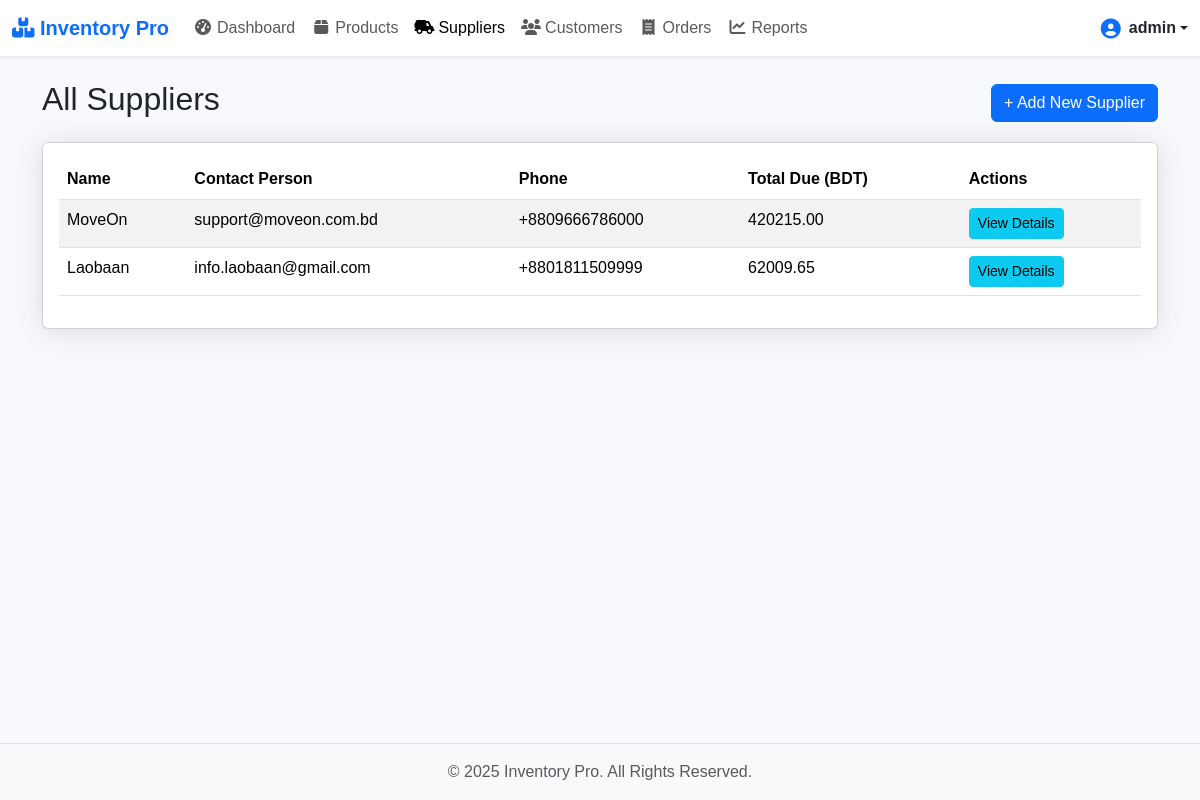
The page /suppliers (signed in) on the database its author committed.
### models/user.py (models this page shows, shortened)
class User(UserMixin, db.Model):
    id = db.Column(db.Integer, primary_key=True)
    username = db.Column(db.String(100), unique=True, nullable=False)
    password_hash = db.Column(db.String(200), nullable=False)
    role = db.Column(db.String(50), nullable=False, default='user') # মাল্টি-ইউজার এর জন্য
    email = db.Column(db.String(120), unique=True, nullable=False)
    password_hash = db.Column(db.String(200), nullable=False)
    is_verified = db.Column(db.Boolean, nullable=False, default=False)
    otp = db.Column(db.String(6), nullable=True)
    otp_expiry = db.Column(db.DateTime, nullable=True)
    role = db.Column(db.String(50), nullable=False, default='user')

### models/supplier.py (models this page shows)
class Supplier(db.Model):
    id = db.Column(db.Integer, primary_key=True)
    name = db.Column(db.String(150), nullable=False)
    contact_person = db.Column(db.String(150))
    phone = db.Column(db.String(20), unique=True, nullable=False)
    address = db.Column(db.String(255))
    user_id = db.Column(db.Integer, db.ForeignKey('user.id'), nullable=False)
    payments = db.relationship('SupplierPayment', backref='supplier_payments', lazy=True)
    @property
    def total_due(self):
        total_purchased = sum(p.total_cost for p in self.products)
        total_paid = sum(p.amount for p in self.payments)
        return total_purchased - total_paid

### models/product.py (models this page shows, shortened)
class Product(db.Model):
    id = db.Column(db.Integer, primary_key=True)
    name = db.Column(db.String(200), nullable=False)
    sku = db.Column(db.String(100), unique=True) # Stock Keeping Unit
    quantity = db.Column(db.Integer, default=0)
    image_file = db.Column(db.String(100), nullable=True, default='default.png')
    user_id = db.Column(db.Integer, db.ForeignKey('user.id'), nullable=False)
    wholesale_price = db.Column(db.Float, default=0)
    china_delivery_charge = db.Column(db.Float, default=0)
    total_weight = db.Column(db.Float, default=0)
    per_weight_cost = db.Column(db.Float, default=0)
    bd_delivery_charge = db.Column(db.Float, default=0)
    supplier_id = db.Column(db.Integer, db.ForeignKey('supplier.id'), nullable=True)
    supplier = db.relationship('Supplier', backref='products', lazy=True)
    @property
    def china_to_bd_charge(self):
        return self.total_weight * self.per_weight_cost
    @property
    def total_cost(self):
        product_cost = self.quantity * self.wholesale_price
        return product_cost + self.china_delivery_charge + self.bd_delivery_charge + self.china_to_bd_charge

### ui/web_app.py (the view)
@app_routes.route('/suppliers')
@login_required
def suppliers():
    all_suppliers = Supplier.query.filter_by(user_id=current_user.id).all()
    return render_template('suppliers.html', suppliers=all_suppliers)

### templates/suppliers.html (shortened to what this page needs)
{% extends 'base.html' %}
{% block content %}
<div class="d-flex justify-content-between align-items-center mb-3">
    <h2>All Suppliers</h2>
    <a href="{{ url_for('app_routes.add_supplier') }}" class="btn btn-primary">+ Add New Supplier</a>
</div>
<div class="card">
    <div class="card-body">
        <table class="table table-striped table-hover">
            <thead>
                <tr>
                    <th>Name</th>
                    <th>Contact Person</th>
                    <th>Phone</th>
                    <th>Total Due (BDT)</th>
                    <th>Actions</th>
                </tr>
            </thead>
            <tbody>
                {% for supplier in suppliers %}
                <tr>
                    <td>{{ supplier.name }}</td>
                    <td>{{ supplier.contact_person }}</td>
                    <td>{{ supplier.phone }}</td>
                    <td>{{ "%.2f"|format(supplier.total_due) }}</td>
                    <td>
                        <a href="{{ url_for('app_routes.supplier_details', supplier_id=supplier.id) }}" class="btn btn-sm btn-info">View Details</a>
                    </td>
                </tr>
                {% endfor %}
            </tbody>
        </table>
    </div>
</div>
{% endblock %}

### templates/base.html (shortened to what this page needs)
<!DOCTYPE html>
<html lang="en">
<head>
    <link href="https://cdn.jsdelivr.net/npm/bootstrap@5.3.2/dist/css/bootstrap.min.css" rel="stylesheet">
    <link rel="stylesheet" href="https://cdnjs.cloudflare.com/ajax/libs/font-awesome/6.5.2/css/all.min.css">
    <link rel="stylesheet" href="{{ url_for('static', filename='css/style.css') }}">
</head>
<body class="d-flex flex-column min-vh-100 {% block body_class %}{% endblock %}">
    {% if current_user.is_authenticated %}
    <nav class="navbar navbar-expand-lg navbar-light bg-white shadow-sm sticky-top">
        <div class="container-fluid">
            <a class="navbar-brand fw-bold text-primary" href="{{ url_for('app_routes.dashboard') }}">
                <i class="fas fa-boxes-stacked"></i> Inventory Pro
            </a>
            <div class="collapse navbar-collapse" id="navbarNav">
                <ul class="navbar-nav me-auto mb-2 mb-lg-0">
                    <li class="nav-item">
                        <a class="nav-link {% if request.endpoint == 'app_routes.dashboard' %}active{% endif %}" href="{{ url_for('app_routes.dashboard') }}">
                            <i class="fas fa-tachometer-alt fa-fw me-1"></i>Dashboard
                        </a>
                    </li>
                    <li class="nav-item">
                        <a class="nav-link {% if 'products' in request.endpoint %}active{% endif %}" href="{{ url_for('app_routes.products') }}">
                            <i class="fas fa-box fa-fw me-1"></i>Products
                        </a>
                    </li>
                    <li class="nav-item">
                        <a class="nav-link {% if 'suppliers' in request.endpoint %}active{% endif %}" href="{{ url_for('app_routes.suppliers') }}">
                            <i class="fas fa-truck-field fa-fw me-1"></i>Suppliers
                        </a>
                    </li>
                    <li class="nav-item">
                        <a class="nav-link {% if 'customers' in request.endpoint %}active{% endif %}" href="{{ url_for('app_routes.customers') }}">
                            <i class="fas fa-users fa-fw me-1"></i>Customers
                        </a>
                    </li>
                    <li class="nav-item">
                        <a class="nav-link {% if 'orders_list' in request.endpoint or 'create_order' in request.endpoint %}active{% endif %}" href="{{ url_for('app_routes.orders_list') }}">
                            <i class="fas fa-receipt fa-fw me-1"></i>Orders
                        </a>
                    </li>
                    <li class="nav-item">
                        <a class="nav-link {% if 'reports' in request.endpoint %}active{% endif %}" href="{{ url_for('app_routes.reports') }}">
                            <i class="fas fa-chart-line fa-fw me-1"></i>Reports
                        </a>
                    </li>
                </ul>
                <div class="dropdown">
                    <a href="#" class="d-flex align-items-center text-dark text-decoration-none dropdown-toggle" id="dropdownUser1" data-bs-toggle="dropdown" aria-expanded="false">
                        <i class="fas fa-user-circle fa-lg me-2 text-primary"></i>
                        <strong>{{ current_user.username }}</strong>
                    </a>
                </div>
            </div>
        </div>
    </nav>
    {% endif %}
    <main class="flex-shrink-0">
        <div class="container mt-4">
            {% block content %}{% endblock %}
        </div>
    </main>
    <footer class="footer mt-auto py-3 bg-light border-top">
        <div class="container text-center">
            <span class="text-muted">&copy; {{ current_year }} Inventory Pro. All Rights Reserved.</span>
        </div>
    </footer>
</body>
</html>

### static/css/style.css (style rules this page uses)
body { background-color: #f8f9fc; font-family: Arial, sans-serif; }
a { text-decoration: none; font-weight: 500; }
.card { box-shadow: 0 .15rem 1.75rem 0 rgba(58, 59, 69, .15) !important; }

### rows shown on the page
User: username "admin"
Supplier: name "MoveOn", contact_person "support@moveon.com.bd", phone "+8809666786000"
Product: total_due "420215.00"
Supplier: name "Laobaan", contact_person "info.laobaan@gmail.com", phone "+8801811509999"
Product: total_due "62009.65"
